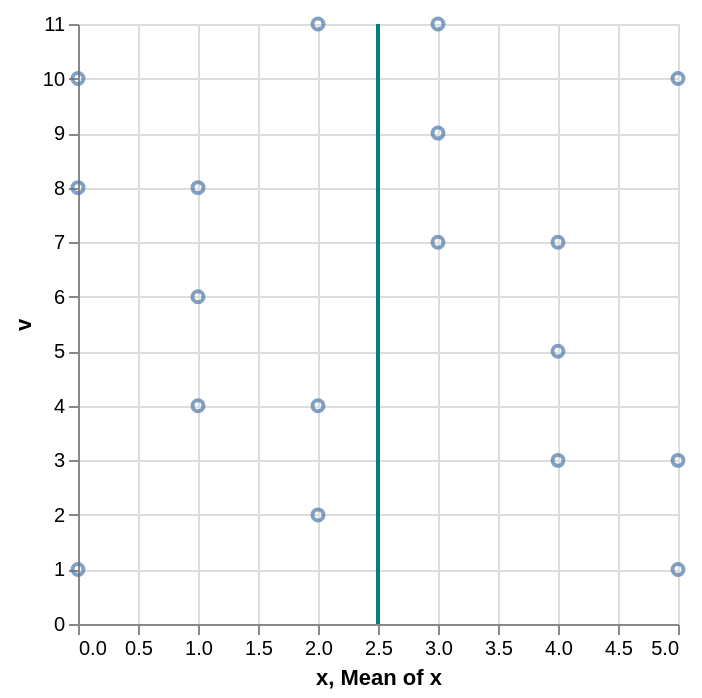

Here is the Vega-Lite specification saved for this chart:
### Vega-Lite specification from a JSON file in a GitHub repository (floating-point values rounded to 4 significant figures)
{"data": {"values": [{"x": 0, "v": 1, "g": "p"}, {"x": 1, "v": 8, "g": "p"}, {"x": 2, "v": 4, "g": "p"}, {"x": 3, "v": 11, "g": "p"}, {"x": 4, "v": 7, "g": "p"}, {"x": 5, "v": 3, "g": "p"}, {"x": 0, "v": 10, "g": "q"}, {"x": 1, "v": 6, "g": "q"}, {"x": 2, "v": 2, "g": "q"}, {"x": 3, "v": 9, "g": "q"}, {"x": 4, "v": 5, "g": "q"}, {"x": 5, "v": 1, "g": "q"}, {"x": 0, "v": 8, "g": "r"}, {"x": 1, "v": 4, "g": "r"}, {"x": 2, "v": 11, "g": "r"}, {"x": 3, "v": 7, "g": "r"}, {"x": 4, "v": 3, "g": "r"}, {"x": 5, "v": 10, "g": "r"}]}, "layer": [{"mark": "point", "encoding": {"x": {"field": "x", "type": "quantitative"}, "y": {"field": "v", "type": "quantitative"}}}, {"mark": "rule", "encoding": {"x": {"aggregate": "mean", "field": "x", "type": "quantitative"}, "color": {"value": "teal"}, "size": {"value": 2}}}]}
